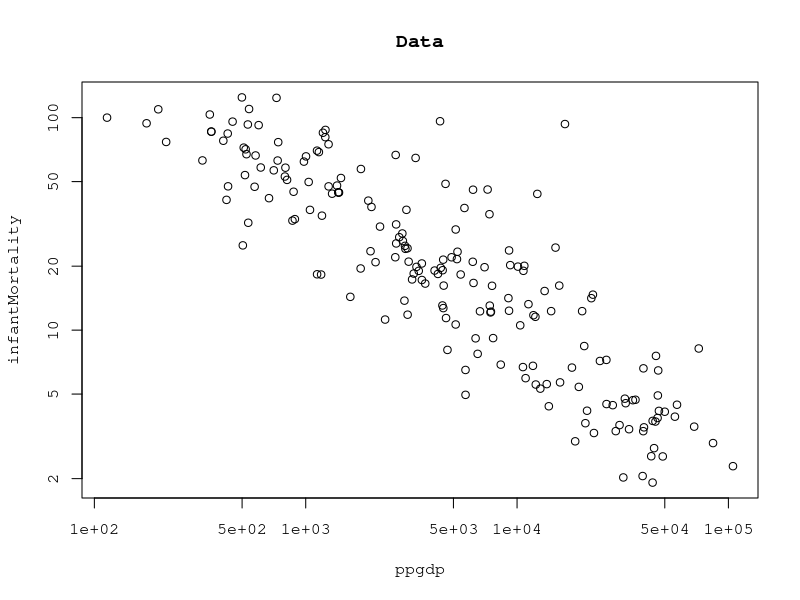
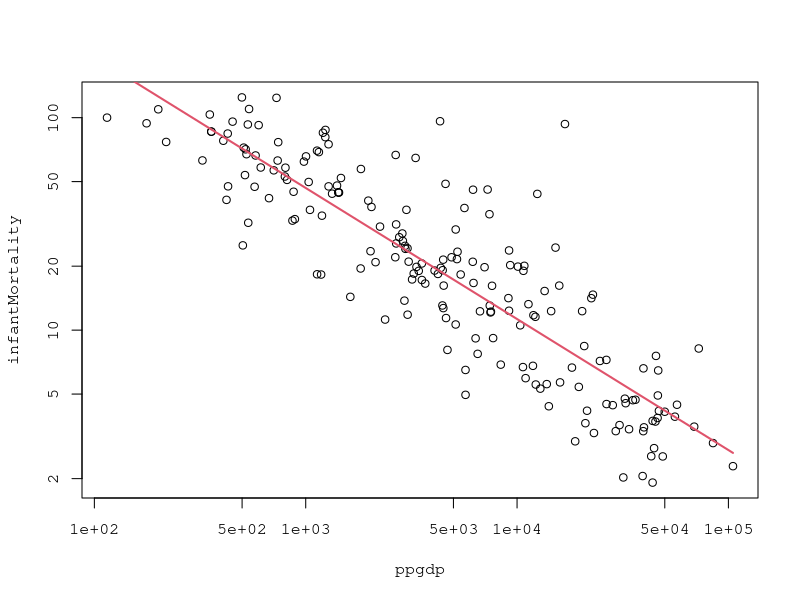
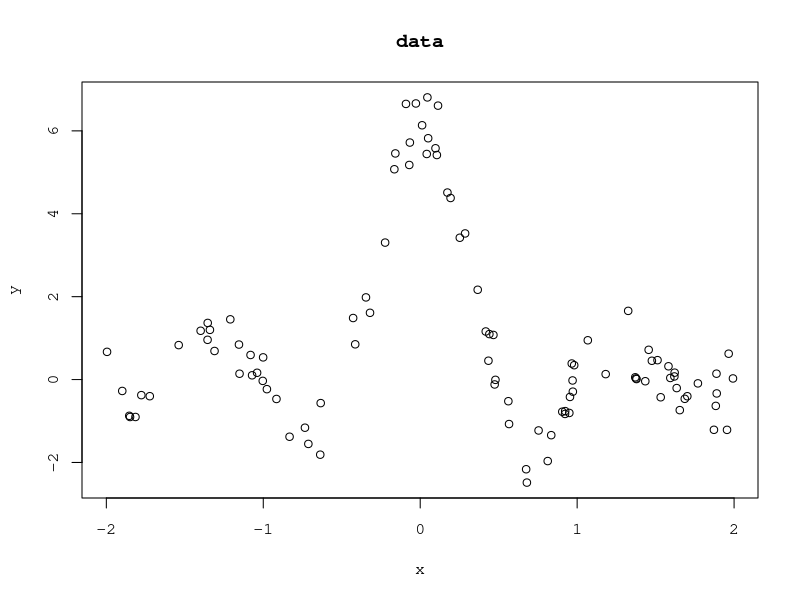
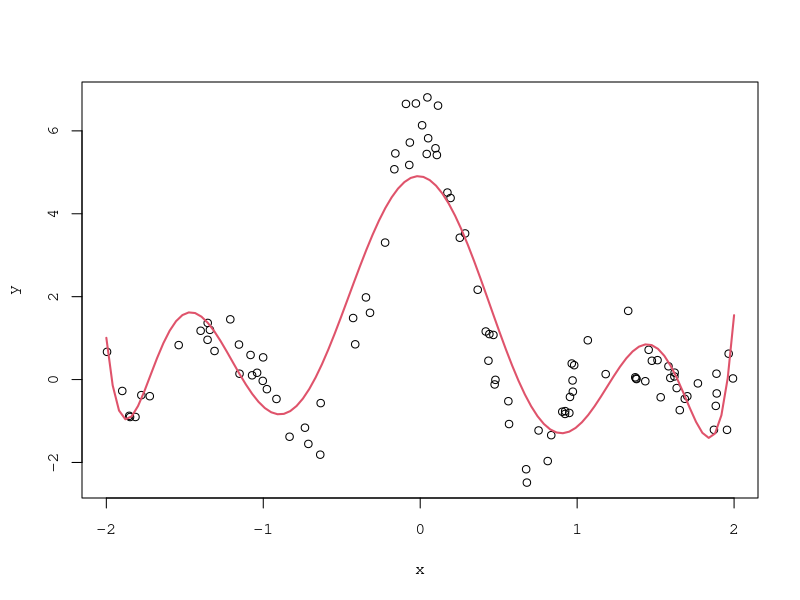
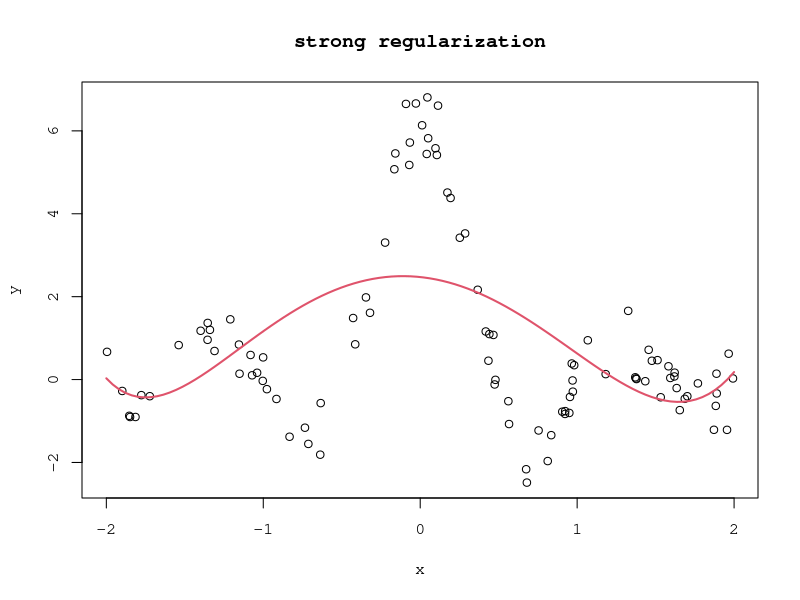
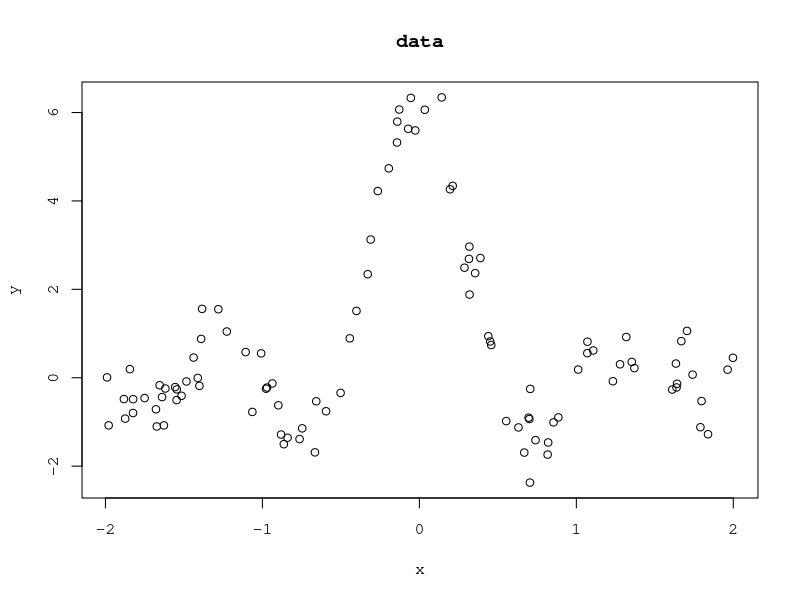
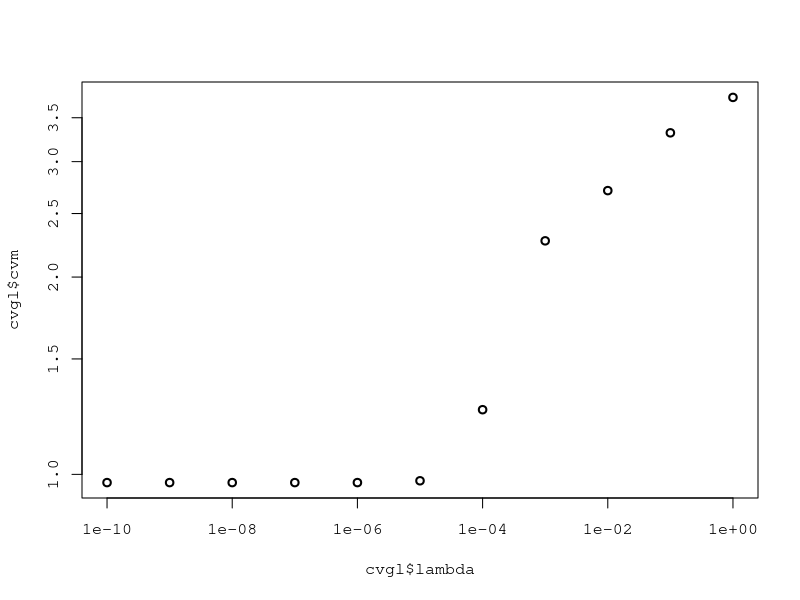
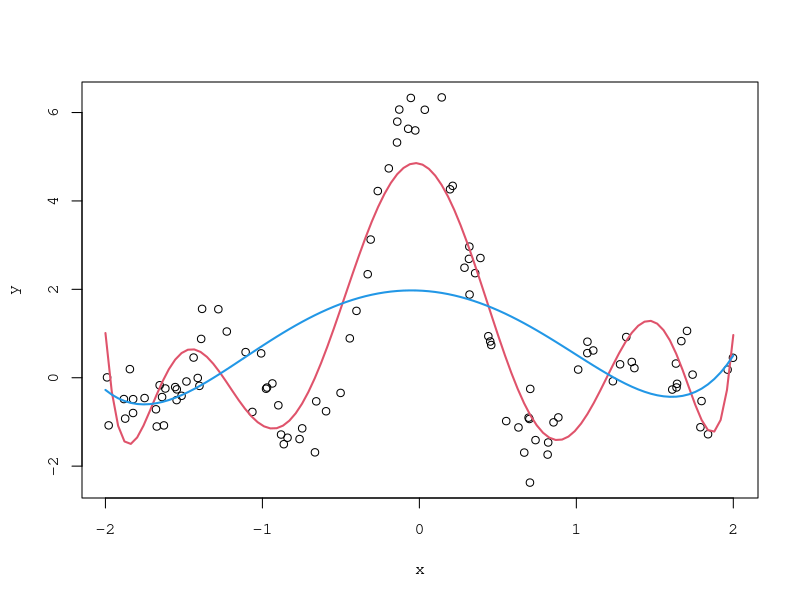

These figures' R source, in order:
##############################
## R seminar 2-1: least square method
##############################
# setting  
par(family="mono")
 
require(carData)  # UN data
data(UN); par(mfrow=c(1,1))
plot(UN[,4],UN[,7],log='xy', xlab=colnames(UN)[4],ylab=colnames(UN)[7],main="Data") # plot data: GDP vs. Infant Mortality

# Least Square Method
logUN <- log(na.omit(UN[,c(4,7)]))          
res <- lm(infantMortality~ppgdp,data=logUN);res                                         
y <- predict(res)  # predict
# plot data: GDP vs. Infant Mortality
par(mfrow=c(1,1)); plot(UN[,4],UN[,7],log='xy', xlab=colnames(UN)[4],ylab=colnames(UN)[7])
lines(exp(logUN$ppgdp), exp(y), col=2, lwd=2)



##############################
## R seminar 2-2: Ridge regression
##############################
require(glmnet)    # glmnet

# example: data
n <- 100           # sample size
x <- runif(n,min=-2,max=2); y <- sin(2*pi*x)/x + rnorm(n,sd=0.5)
# data plot
par(mfrow=c(1,1)); plot(x,y,main="data")

# ridge regression
degree <- 8        # degree
lambda <- 10^(-5)  # lambda
# data matrix
Phi <- outer(x,1:degree,FUN="^")

# ridge regression
gl <- glmnet(Phi,y,alpha=0, family="gaussian",lambda=lambda); gl
# prediction
tx <- seq(-2,2,l=100)                 # test points
testPhi <- outer(tx,1:degree,FUN="^") # test data matrix
predy <- predict(gl,newx=testPhi)     # prediction
# plot estimator
par(mfrow=c(1,1)); plot(x,y); lines(tx,predy,lwd=2,col=2)

# strong regularization
lambda <- 10^(-1)  # lambda
# ridge regression
gl <- glmnet(Phi,y,alpha=0,family="gaussian",lambda=lambda)
# prediction
predy <- predict(gl,newx=testPhi)     # prediction
# plot
par(mfrow=c(1,1)); plot(x,y,main='strong regularization'); lines(tx,predy,lwd=2,col=2)



##############################
## R seminar 2-3: cross validation
##############################
require(glmnet)    # glmnet

# example: data
n <- 100           # sample size
x <- runif(n,min=-2,max=2); y <- sin(2*pi*x)/x + rnorm(n,sd=0.5)
par(mfrow=c(1,1)); plot(x,y,main="data")

# cross validation for lambda
# data matrix
Phi <- outer(x,1:8,FUN="^")
# CV for ridge regression
l <- 10^(-10:0); cvgl <- cv.glmnet(Phi,y,alpha=0,family="gaussian", nfold=10, lambda=l)
# optimal lambda
cvgl$lambda.min
# plot cross validation error
par(mfrow=c(1,1)); plot(cvgl$lambda, cvgl$cvm, log='xy', lwd=2)

# estimation: optimal lambda
gl <- glmnet(Phi,y,alpha=0,family="gaussian", lambda=cvgl$lambda.min)
# estimation: lambda=0.1
gl2 <- glmnet(Phi,y,alpha=0,family="gaussian",lambda=0.1)

# prediction
tx <- seq(-2,2,l=100)            # test points
testPhi <- outer(tx,1:8,FUN="^") # test data matrix
py  <- predict(gl,newx=testPhi)  # y: optimal lambda
py2 <- predict(gl2,newx=testPhi) # y: large lambda

# plot
par(mfrow=c(1,1)); plot(x,y)   
lines(tx,py, lwd=2,col=2) # y: optimal lambda
lines(tx,py2,lwd=2,col=4) # y: large lambda



##############################
## R seminar 2-4: robust
##############################
# data
require(carData)   # Davis
data(Davis)
par(mfrow=c(1,1)); plot(Davis$weight, Davis$height, xlab='weight', ylab='height',lwd=2)

# LSM: an outlier
a <- lm(height~weight,data=Davis); a
# LSM: no outlier
lm(height~weight,data=Davis[-12,])    
# robust regression
require(MASS)   #  rlm
b <- rlm(height~weight,data=Davis); b

# prediction
tx <- data.frame(weight=seq(40,160,l=100)) # test x
pred_LSM <- predict(a,tx) # LSM
pred_rob <- predict(b,tx) # robust
# plot
par(mfrow=c(1,1)); plot(Davis$weight,Davis$height, xlab='weight',ylab='height')
lines(tx$weight,pred_LSM,col=2,lwd=3)       # LSM
lines(tx$weight,pred_rob,col=4,lwd=3,lty=2) # robust

